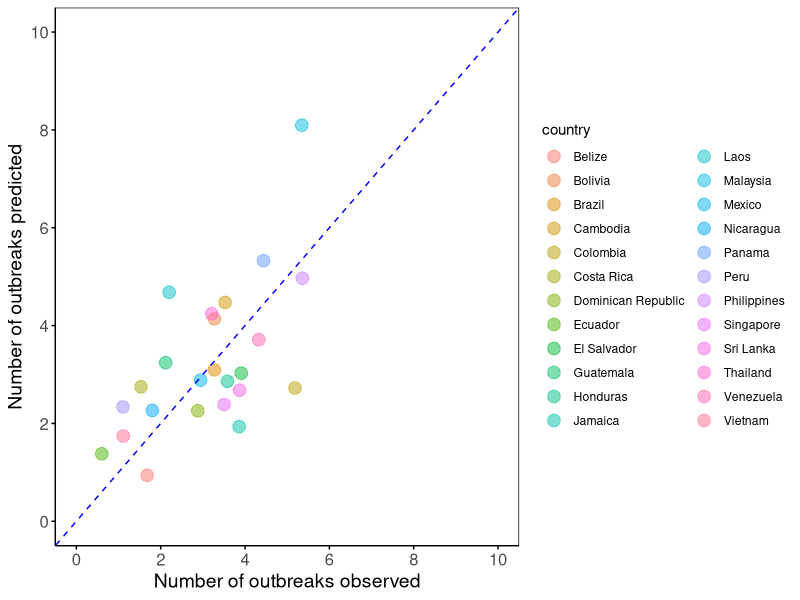
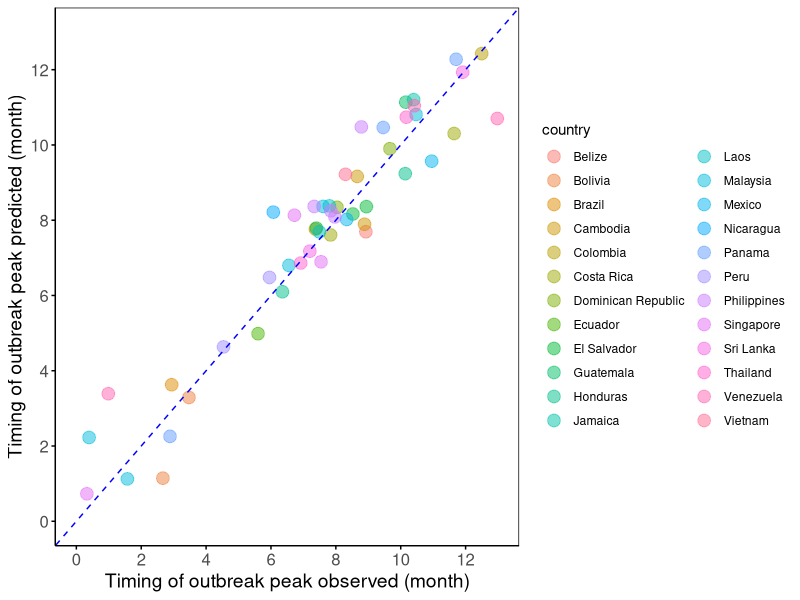
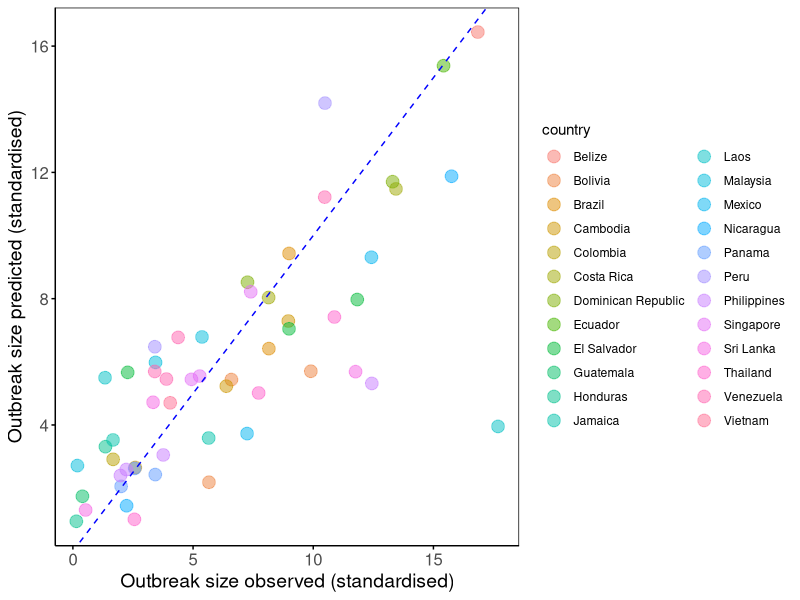

Here is the R script that generated these plots, in order:
## ---- chunk 1
library(ggplot2)
calculate_r_squared <- function(observed, predicted) {
  summary(lm(predicted ~ observed, data =best_data))$r.squared
}

best_data <- read.csv("01_data/07_all_residual_number-4d.csv")
p1<-ggplot(best_data, aes(x = max_outbreak_obs, y = max_outbreak_pre, color = country)) +
    geom_point(position = position_jitter(width = 1, height = 0.5), size = 4, alpha = 0.5) +
    geom_abline(intercept = 0, slope = 1, linetype = "dashed", color = "blue") +
    labs(x = "Number of outbreaks observed", y = "Number of outbreaks predicted") +
    theme_minimal() +
    theme(
        panel.grid = element_blank(), 
        panel.background = element_rect(fill = "white"),  
        axis.title = element_text(size = 14),  
        axis.text = element_text(size = 12),   
        axis.ticks = element_line(size = 0.5),  
        axis.line = element_line(size = 0.5)    
    ) +
    scale_x_continuous(limits = c(0, 10), breaks = seq(0, 10, by = 2)) +  
    scale_y_continuous(limits = c(0, 10), breaks = seq(0, 10, by = 2))
r_squared_outbreaks <- calculate_r_squared(best_data$max_outbreak_obs, best_data$max_outbreak_pre)
cat("R-squared for Outbreaks: ", r_squared_outbreaks, "\n")

best_data <- read.csv("01_data/07_all_residual_with_timing-4e.csv")
p2<-ggplot(best_data, aes(x = peak_months_obs, y = peak_months_pre, color = country)) +
  geom_point(position = position_jitter(width = 1, height = 0.5), size = 4, alpha = 0.5) + 
  geom_abline(intercept = 0, slope = 1, linetype = "dashed", color = "blue") +
  labs(x = "Timing of outbreak peak observed (month)", y = "Timing of outbreak peak predicted (month)") +
  theme_minimal() +
  theme(
    panel.grid = element_blank(),  
    panel.background = element_rect(fill = "white"),  
    axis.title = element_text(size = 14),  
    axis.text = element_text(size = 12),   
    axis.ticks = element_line(size = 0.5),  
    axis.line = element_line(size = 0.5)    
  ) +
  scale_x_continuous(limits = c(0, 13), breaks = seq(0, 12, by = 2)) +  
  scale_y_continuous(limits = c(0, 13), breaks = seq(0, 12, by = 2))
# r2
r_squared_peak_months <- calculate_r_squared(best_data$peak_months_obs, best_data$peak_months_pre)
cat("R-squared for Outbreak peak months: ", r_squared_peak_months, "\n")


best_data <- read.csv("01_data/07_all_residual_with_outbreaksize-4f.csv")
p3<-ggplot(best_data, aes(x = outbreak_size_obs, y = outbreak_size_pre, color = country)) +
    geom_point(position = position_jitter(width = 1, height = 0.5), size = 4, alpha = 0.5) + 
    geom_abline(intercept = 0, slope = 1, linetype = "dashed", color = "blue") +
    labs(x = "Outbreak size observed (standardised)", y = "Outbreak size predicted (standardised)") +
    theme_minimal() +
    theme(
        panel.grid = element_blank(),  
        panel.background = element_rect(fill = "white"),  
        axis.title = element_text(size = 14),  
        axis.text = element_text(size = 12),   
        axis.ticks = element_line(size = 0.5), 
        axis.line = element_line(size = 0.5)    
    ) 
r_squared_outbreak_size <- calculate_r_squared(best_data$outbreak_size_obs, best_data$outbreak_size_pre)
cat("R-squared for Outbreak Size: ", r_squared_outbreak_size, "\n")

ggsave("02_output figure/Fig.4d_Number of outbreaks_withiobw.pdf", p1, width = 8, height = 6)
ggsave("02_output figure/Fig.4e_Timing of outbreak peak_withiobw.pdf", p2, width = 8, height = 6)
ggsave("02_output figure/Fig.4f_Outbreak size_withiobw.pdf", p3, width = 8, height = 6)
